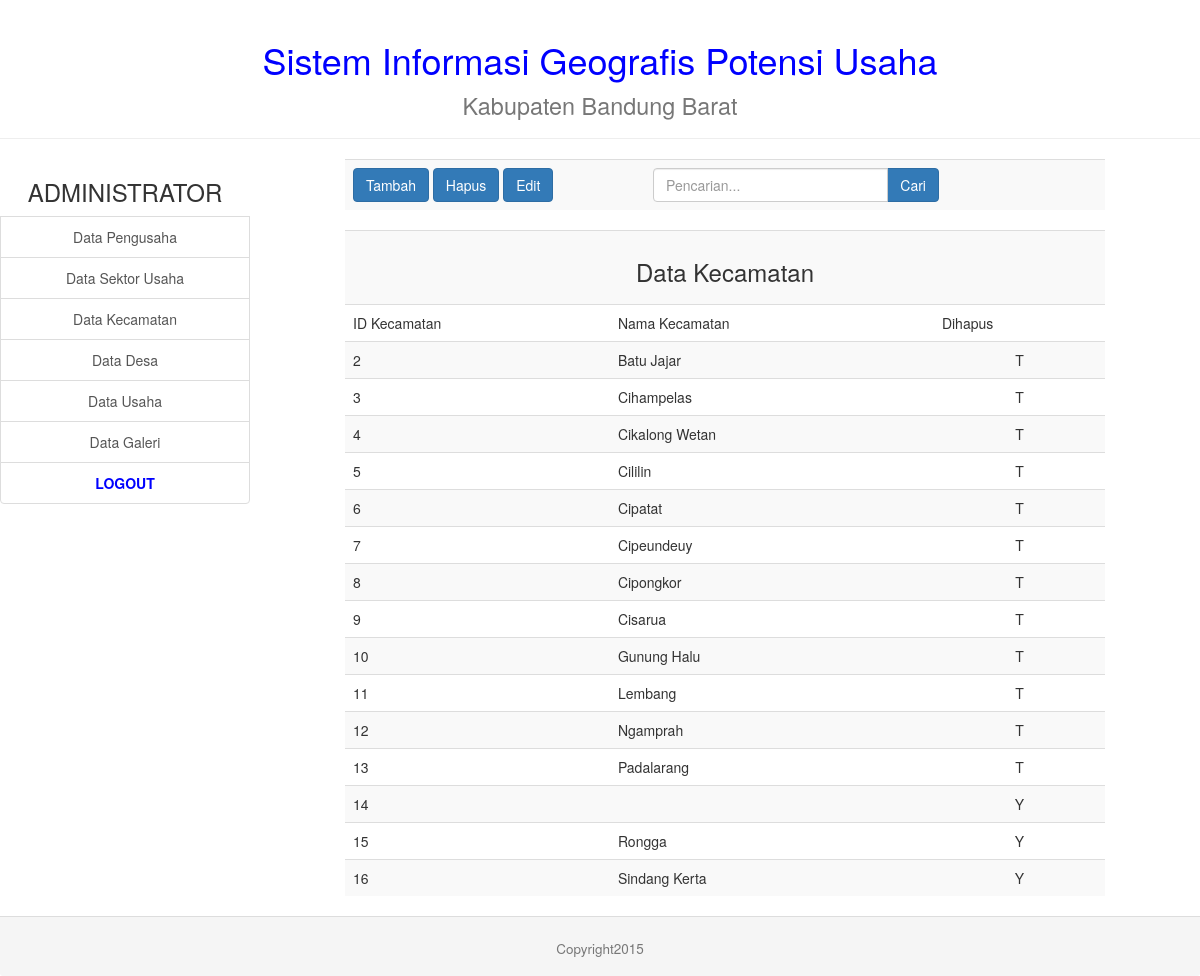
Page /admin/kecamatan_view.php on the committed database.
### tables this page shows
CREATE TABLE IF NOT EXISTS `kecamatan` (
`id_kec` int(11) NOT NULL,
  `nama_kec` varchar(20) NOT NULL,
  `dihapus` char(1) NOT NULL DEFAULT 'T'
);

### admin/kecamatan_view.php (the view, shortened to what this page needs)
<!DOCTYPE html>
<html lang="en">
  <head>
    <?php include("lib_func.php"); ?>
    <link href="css/bootstrap.min.css" rel="stylesheet">
  </head>
  <body>
    <table width="100%" align="center" border=0 >
      <tr>
        <td colspan=2 align="center" >
        </td>
      </tr>
      <tr>
        <td width="250px" valign="top">
        </td>
        <td valign="top" >
          <table class="table table-striped" align="center">
            <tr>
              <td align="left" width="300px">
                <a href="kecamatan_form_tambah.php"><button type="button" class="btn btn-primary">Tambah</button></a>
                <a href="kecamatan_hapus.php"><button type="button" class="btn btn-primary">Hapus</button></a>
                <a href="kecamatan_edit.php"><button type="button" class="btn btn-primary">Edit</button></a>
              </td>
              <td align="center">
                <div class="row">
                  <div class="col-lg-8">
                    <div class="input-group">
                      <input type="text" class="form-control" placeholder="Pencarian...">
                      <span class="input-group-btn">
                        <button class="btn btn-primary" type="button">Cari</button>
                      </span>
                    </div>
                  </div>
                </div>
              </td>
            </tr>
          </table>
          <?php
            $link=koneksi_db();
            $sql="select * from kecamatan order by id_kec";
            $res=mysql_query($sql,$link);
            $banyakrecord=mysql_num_rows($res);
            if($banyakrecord>0){
              ?>
              <table class="table table-striped" align="center">
                <tr>
                  <td colspan=3 align="center" valign="middle"><font></font><h3>Data Kecamatan</h3></td>
                </tr>
                <tr>
                  <td>ID Kecamatan</td>
                  <td>Nama Kecamatan</td>
                  <td>Dihapus</td>
                </tr>
                <?php
                  while($data=mysql_fetch_array($res)){
                    ?>
                    <tr>
                      <td>
                        <?php echo $data['id_kec'];?>
                      </td>
                      <td>
                        <?php echo $data['nama_kec'];?>
                      </td>
                      <td align="center">
                        <?php echo $data['dihapus'];?>
                      </td>
                    </tr>
                    <?php
                  }?>
            </table>
            <?php
        }else{
          ?>
          <div class="alert alert-warning" role="alert">Data Kecamatan tidak ditemukan !!</div>
          <?php
        }?>
              </table>
      <tr>
        <td colspan=2>
        </td>
      </tr>
  </body>
</html>

### rows in the picture
kecamatan: id_kec "2", nama_kec "Batu Jajar", dihapus "T"
kecamatan: id_kec "3", nama_kec "Cihampelas", dihapus "T"
kecamatan: id_kec "4", nama_kec "Cikalong Wetan", dihapus "T"
kecamatan: id_kec "5", nama_kec "Cililin", dihapus "T"
kecamatan: id_kec "6", nama_kec "Cipatat", dihapus "T"
kecamatan: id_kec "7", nama_kec "Cipeundeuy", dihapus "T"
kecamatan: id_kec "8", nama_kec "Cipongkor", dihapus "T"
kecamatan: id_kec "9", nama_kec "Cisarua", dihapus "T"
kecamatan: id_kec "10", nama_kec "Gunung Halu", dihapus "T"
kecamatan: id_kec "11", nama_kec "Lembang", dihapus "T"
kecamatan: id_kec "12", nama_kec "Ngamprah", dihapus "T"
kecamatan: id_kec "13", nama_kec "Padalarang", dihapus "T"
kecamatan: id_kec "14", dihapus "Y"
kecamatan: id_kec "15", nama_kec "Rongga", dihapus "Y"
kecamatan: id_kec "16", nama_kec "Sindang Kerta", dihapus "Y"
